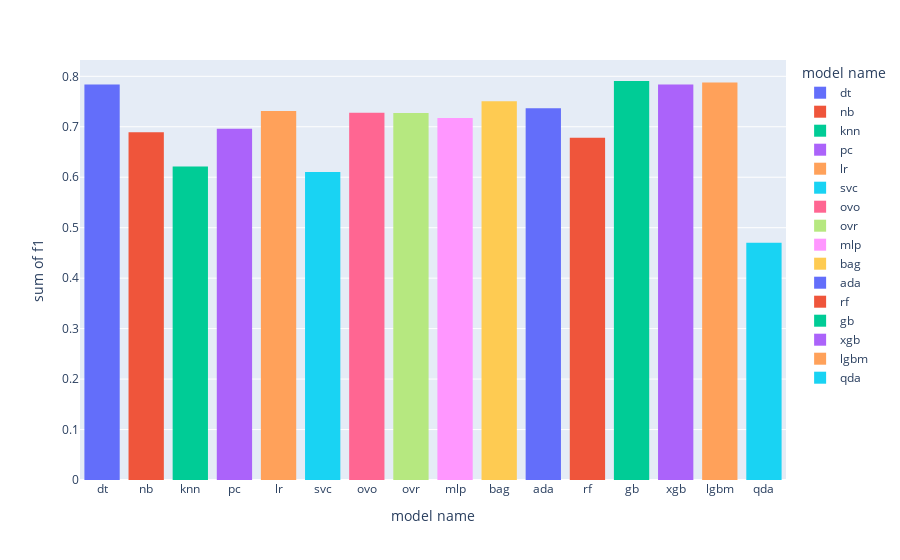

Write notebook code for a chart like this one.
### Code cell
import plotly.express as px
px.histogram(result_pays_del, x="model name", y="f1", color="model name")

### Figure 1 — Plotly figure (JSON) as saved in the notebook; plotly's stock layout.template omitted (floating-point values rounded to 4 significant figures)
{"data": [{"alignmentgroup": "True", "bingroup": "x", "histfunc": "sum", "hovertemplate": "model name=%{x}<br>sum of f1=%{y}<extra></extra>", "legendgroup": "dt", "marker": {"color": "#636efa", "pattern": {"shape": ""}}, "name": "dt", "offsetgroup": "dt", "orientation": "v", "showlegend": true, "type": "histogram", "x": ["dt"], "xaxis": "x", "y": [0.7835], "yaxis": "y"}, {"alignmentgroup": "True", "bingroup": "x", "histfunc": "sum", "hovertemplate": "model name=%{x}<br>sum of f1=%{y}<extra></extra>", "legendgroup": "nb", "marker": {"color": "#EF553B", "pattern": {"shape": ""}}, "name": "nb", "offsetgroup": "nb", "orientation": "v", "showlegend": true, "type": "histogram", "x": ["nb"], "xaxis": "x", "y": [0.6891], "yaxis": "y"}, {"alignmentgroup": "True", "bingroup": "x", "histfunc": "sum", "hovertemplate": "model name=%{x}<br>sum of f1=%{y}<extra></extra>", "legendgroup": "knn", "marker": {"color": "#00cc96", "pattern": {"shape": ""}}, "name": "knn", "offsetgroup": "knn", "orientation": "v", "showlegend": true, "type": "histogram", "x": ["knn"], "xaxis": "x", "y": [0.6212], "yaxis": "y"}, {"alignmentgroup": "True", "bingroup": "x", "histfunc": "sum", "hovertemplate": "model name=%{x}<br>sum of f1=%{y}<extra></extra>", "legendgroup": "pc", "marker": {"color": "#ab63fa", "pattern": {"shape": ""}}, "name": "pc", "offsetgroup": "pc", "orientation": "v", "showlegend": true, "type": "histogram", "x": ["pc"], "xaxis": "x", "y": [0.6962], "yaxis": "y"}, {"alignmentgroup": "True", "bingroup": "x", "histfunc": "sum", "hovertemplate": "model name=%{x}<br>sum of f1=%{y}<extra></extra>", "legendgroup": "lr", "marker": {"color": "#FFA15A", "pattern": {"shape": ""}}, "name": "lr", "offsetgroup": "lr", "orientation": "v", "showlegend": true, "type": "histogram", "x": ["lr"], "xaxis": "x", "y": [0.7315], "yaxis": "y"}, {"alignmentgroup": "True", "bingroup": "x", "histfunc": "sum", "hovertemplate": "model name=%{x}<br>sum of f1=%{y}<extra></extra>", "legendgroup": "svc", "marker": {"color": "#19d3f3", "pattern": {"shape": ""}}, "name": "svc", "offsetgroup": "svc", "orientation": "v", "showlegend": true, "type": "histogram", "x": ["svc"], "xaxis": "x", "y": [0.6106], "yaxis": "y"}, {"alignmentgroup": "True", "bingroup": "x", "histfunc": "sum", "hovertemplate": "model name=%{x}<br>sum of f1=%{y}<extra></extra>", "legendgroup": "ovo", "marker": {"color": "#FF6692", "pattern": {"shape": ""}}, "name": "ovo", "offsetgroup": "ovo", "orientation": "v", "showlegend": true, "type": "histogram", "x": ["ovo"], "xaxis": "x", "y": [0.7277], "yaxis": "y"}, {"alignmentgroup": "True", "bingroup": "x", "histfunc": "sum", "hovertemplate": "model name=%{x}<br>sum of f1=%{y}<extra></extra>", "legendgroup": "ovr", "marker": {"color": "#B6E880", "pattern": {"shape": ""}}, "name": "ovr", "offsetgroup": "ovr", "orientation": "v", "showlegend": true, "type": "histogram", "x": ["ovr"], "xaxis": "x", "y": [0.7274], "yaxis": "y"}, {"alignmentgroup": "True", "bingroup": "x", "histfunc": "sum", "hovertemplate": "model name=%{x}<br>sum of f1=%{y}<extra></extra>", "legendgroup": "mlp", "marker": {"color": "#FF97FF", "pattern": {"shape": ""}}, "name": "mlp", "offsetgroup": "mlp", "orientation": "v", "showlegend": true, "type": "histogram", "x": ["mlp"], "xaxis": "x", "y": [0.7176], "yaxis": "y"}, {"alignmentgroup": "True", "bingroup": "x", "histfunc": "sum", "hovertemplate": "model name=%{x}<br>sum of f1=%{y}<extra></extra>", "legendgroup": "bag", "marker": {"color": "#FECB52", "pattern": {"shape": ""}}, "name": "bag", "offsetgroup": "bag", "orientation": "v", "showlegend": true, "type": "histogram", "x": ["bag"], "xaxis": "x", "y": [0.7508], "yaxis": "y"}, {"alignmentgroup": "True", "bingroup": "x", "histfunc": "sum", "hovertemplate": "model name=%{x}<br>sum of f1=%{y}<extra></extra>", "legendgroup": "ada", "marker": {"color": "#636efa", "pattern": {"shape": ""}}, "name": "ada", "offsetgroup": "ada", "orientation": "v", "showlegend": true, "type": "histogram", "x": ["ada"], "xaxis": "x", "y": [0.7368], "yaxis": "y"}, {"alignmentgroup": "True", "bingroup": "x", "histfunc": "sum", "hovertemplate": "model name=%{x}<br>sum of f1=%{y}<extra></extra>", "legendgroup": "rf", "marker": {"color": "#EF553B", "pattern": {"shape": ""}}, "name": "rf", "offsetgroup": "rf", "orientation": "v", "showlegend": true, "type": "histogram", "x": ["rf"], "xaxis": "x", "y": [0.6784], "yaxis": "y"}, {"alignmentgroup": "True", "bingroup": "x", "histfunc": "sum", "hovertemplate": "model name=%{x}<br>sum of f1=%{y}<extra></extra>", "legendgroup": "gb", "marker": {"color": "#00cc96", "pattern": {"shape": ""}}, "name": "gb", "offsetgroup": "gb", "orientation": "v", "showlegend": true, "type": "histogram", "x": ["gb"], "xaxis": "x", "y": [0.7907], "yaxis": "y"}, {"alignmentgroup": "True", "bingroup": "x", "histfunc": "sum", "hovertemplate": "model name=%{x}<br>sum of f1=%{y}<extra></extra>", "legendgroup": "xgb", "marker": {"color": "#ab63fa", "pattern": {"shape": ""}}, "name": "xgb", "offsetgroup": "xgb", "orientation": "v", "showlegend": true, "type": "histogram", "x": ["xgb"], "xaxis": "x", "y": [0.7837], "yaxis": "y"}, {"alignmentgroup": "True", "bingroup": "x", "histfunc": "sum", "hovertemplate": "model name=%{x}<br>sum of f1=%{y}<extra></extra>", "legendgroup": "lgbm", "marker": {"color": "#FFA15A", "pattern": {"shape": ""}}, "name": "lgbm", "offsetgroup": "lgbm", "orientation": "v", "showlegend": true, "type": "histogram", "x": ["lgbm"], "xaxis": "x", "y": [0.7878], "yaxis": "y"}, {"alignmentgroup": "True", "bingroup": "x", "histfunc": "sum", "hovertemplate": "model name=%{x}<br>sum of f1=%{y}<extra></extra>", "legendgroup": "qda", "marker": {"color": "#19d3f3", "pattern": {"shape": ""}}, "name": "qda", "offsetgroup": "qda", "orientation": "v", "showlegend": true, "type": "histogram", "x": ["qda"], "xaxis": "x", "y": [0.4702], "yaxis": "y"}], "layout": {"barmode": "relative", "legend": {"title": {"text": "model name"}, "tracegroupgap": 0}, "margin": {"t": 60}, "xaxis": {"anchor": "y", "categoryarray": ["dt", "nb", "knn", "pc", "lr", "svc", "ovo", "ovr", "mlp", "bag", "ada", "rf", "gb", "xgb", "lgbm", "qda"], "categoryorder": "array", "domain": [0, 1], "title": {"text": "model name"}}, "yaxis": {"anchor": "x", "domain": [0, 1], "title": {"text": "sum of f1"}}}}
